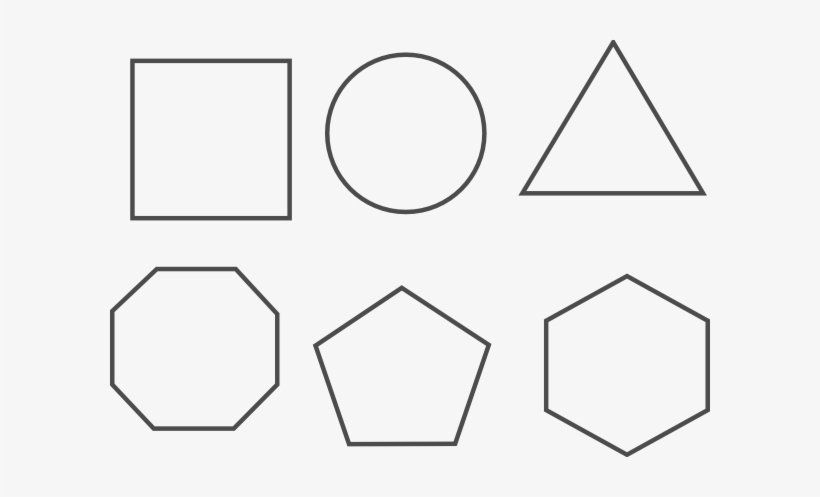
#> input picture Symbol Recognition Project/newm.png, 820 x 497 px
$ python -i model.py   (imports and definitions only)
#> lines starting #> are read from the running program, lines starting #| are printed output that depends on the picture; after the words box and inside, x2 and y2 are one past the last pixel; in counts of white or black regions, pixels touching at a corner belong together
import numpy as np
import cv2

def recognition():
    img = cv2.imread('newm.png') #read the image
#> img is the input picture: shape (497, 820, 3); min 74, max 248, mean 239.9
    imgGrey = cv2.cvtColor(img,cv2.COLOR_BGR2GRAY)  #convert the picture to gray scale

    #find the threshhold (source,threshold value,maximum threshold value,type)
    _, thrash = cv2.threshold(imgGrey,240,255,cv2.THRESH_BINARY)
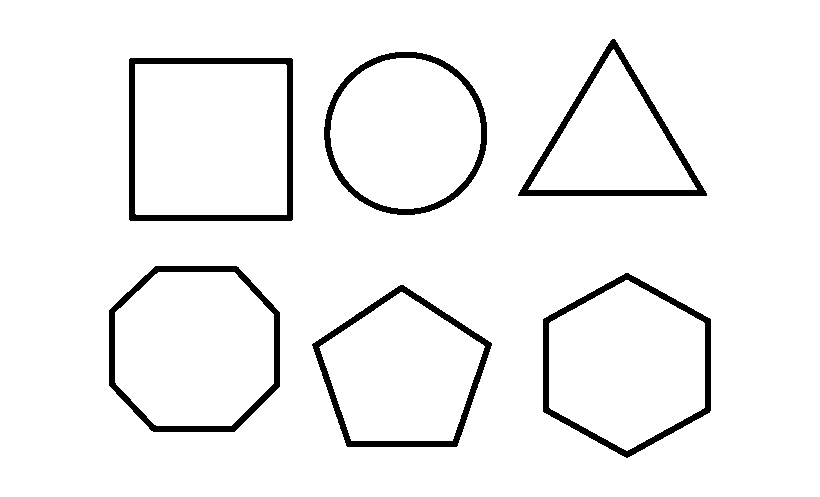
#> thrash: shape (497, 820); 95.1% white; 6 black regions

    #find the contours(threshold image,mode,method)
    contours,_ = cv2.findContours(thrash,cv2.RETR_TREE,cv2.CHAIN_APPROX_NONE)
#> contours = 13 contours; largest, box (x1, y1, x2, y2) and area: (0, 0, 820, 497) 406224, (128, 57, 294, 222) 27052, (108, 265, 281, 433) 24559, (542, 272, 712, 459) 23646, (135, 64, 287, 215) 22649

    #iterating over the contours

    for contour in contours:

        #draw the edges
        approx = cv2.approxPolyDP(contour,0.01*cv2.arcLength(contour,True),True)
        cv2.drawContours(img,[approx],0,(0,0,0),5)

        x = approx.ravel()[0]
        y = approx.ravel()[1]

        #name the shapes
        if len(approx) == 3:
            cv2.putText(img,"TRIANGLE",(x,y),cv2.FONT_HERSHEY_COMPLEX,0.5,(0,0,0))

        elif len(approx) == 4:
            #rectangle or square
            x,y,w,h = cv2.boundingRect(approx)
            aspectRatio = float(w)/h
            #print(aspectRatio)
            if aspectRatio>=0.95 and aspectRatio<=1.05:
                cv2.putText(img, "SQUARE", (x, y), cv2.FONT_HERSHEY_COMPLEX, 0.5, (0, 0, 0))
            else:
                cv2.putText(img,"RECTANGLE",(x,y),cv2.FONT_HERSHEY_COMPLEX,0.5,(0,0,0))

        elif len(approx) == 5:
            cv2.putText(img,"PENTAGON",(x,y),cv2.FONT_HERSHEY_COMPLEX,0.5,(0,0,0))

        elif len(approx) == 6:
            cv2.putText(img,"HEXAGON",(x,y),cv2.FONT_HERSHEY_COMPLEX,0.5,(0,0,0))

        elif len(approx) == 7:
            cv2.putText(img,"HEPTAGON",(x,y),cv2.FONT_HERSHEY_COMPLEX,0.5,(0,0,0))

        elif len(approx) == 8:
            cv2.putText(img,"OCTAGON",(x,y),cv2.FONT_HERSHEY_COMPLEX,0.5,(0,0,0))

        elif len(approx) == 9:
            cv2.putText(img,"NANOGON",(x,y),cv2.FONT_HERSHEY_COMPLEX,0.5,(0,0,0))

        elif len(approx) == 10:
            cv2.putText(img,"STAR",(x,y),cv2.FONT_HERSHEY_COMPLEX,0.5,(0,0,0))

        else:
            cv2.putText(img,"CIRCLE",(x,y),cv2.FONT_HERSHEY_COMPLEX,0.5,(0,0,0))
#> this loop made 13 passes
#> (approx, w, h, aspectRatio) on passes 1, 8, 9: ([[0, 0], [0, 496], [819, 496], [819, 0]], 820, 497, 1.65), ([[128, 59], [291, 57], [293, 219], [130, 221]], 166, 165, 1.01), ([[135, 64], [136, 214], [286, 214], [285, 64]], 152, 151, 1.01)
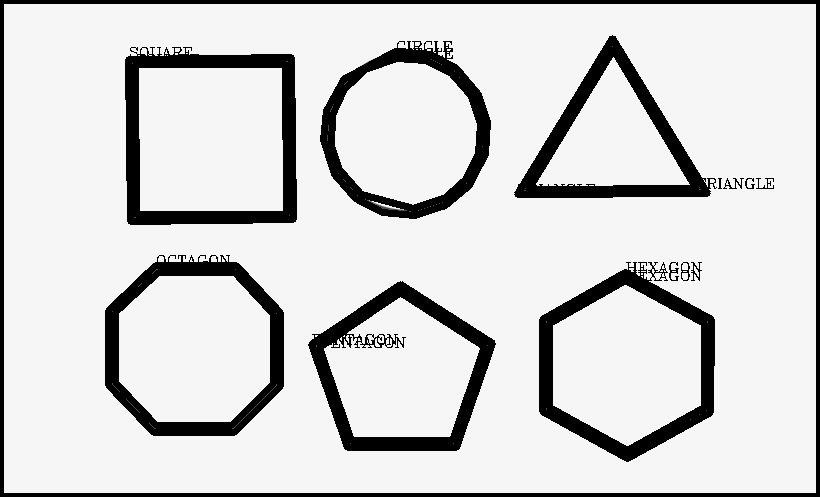
#> img: shape (497, 820, 3); 13.77% of pixels changed, all inside (x1, y1, x2, y2) = (0, 0, 820, 497)

    cv2.imshow("shapes",img)
    cv2.waitKey(0)
#> (the run stopped early here; a loop or call above may not have finished)
